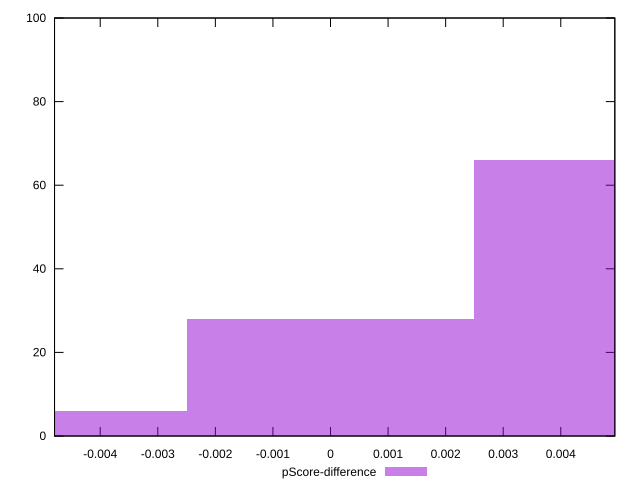

gnuplot code for this plot:
reset

$pScoreDifference <<EOF
-0.004976723199996753 6
0 28
0.004976723199996753 66
EOF

set key outside below
set boxwidth 0.004976723199996753
set xrange [-0.0047937244770361875:0.004938840562975]
set yrange [0:100]
set trange [0:100]
set style fill transparent solid 0.5 noborder
set terminal svg size 640, 490 enhanced background rgb 'white'
set output "report_00019_2021-02-10T18-14-37.922Z//interactive/samples/pages+cached+noadtech+nomedia+nocss/pScore-difference/histogram.svg"

plot $pScoreDifference title "pScore-difference" with boxes

reset
